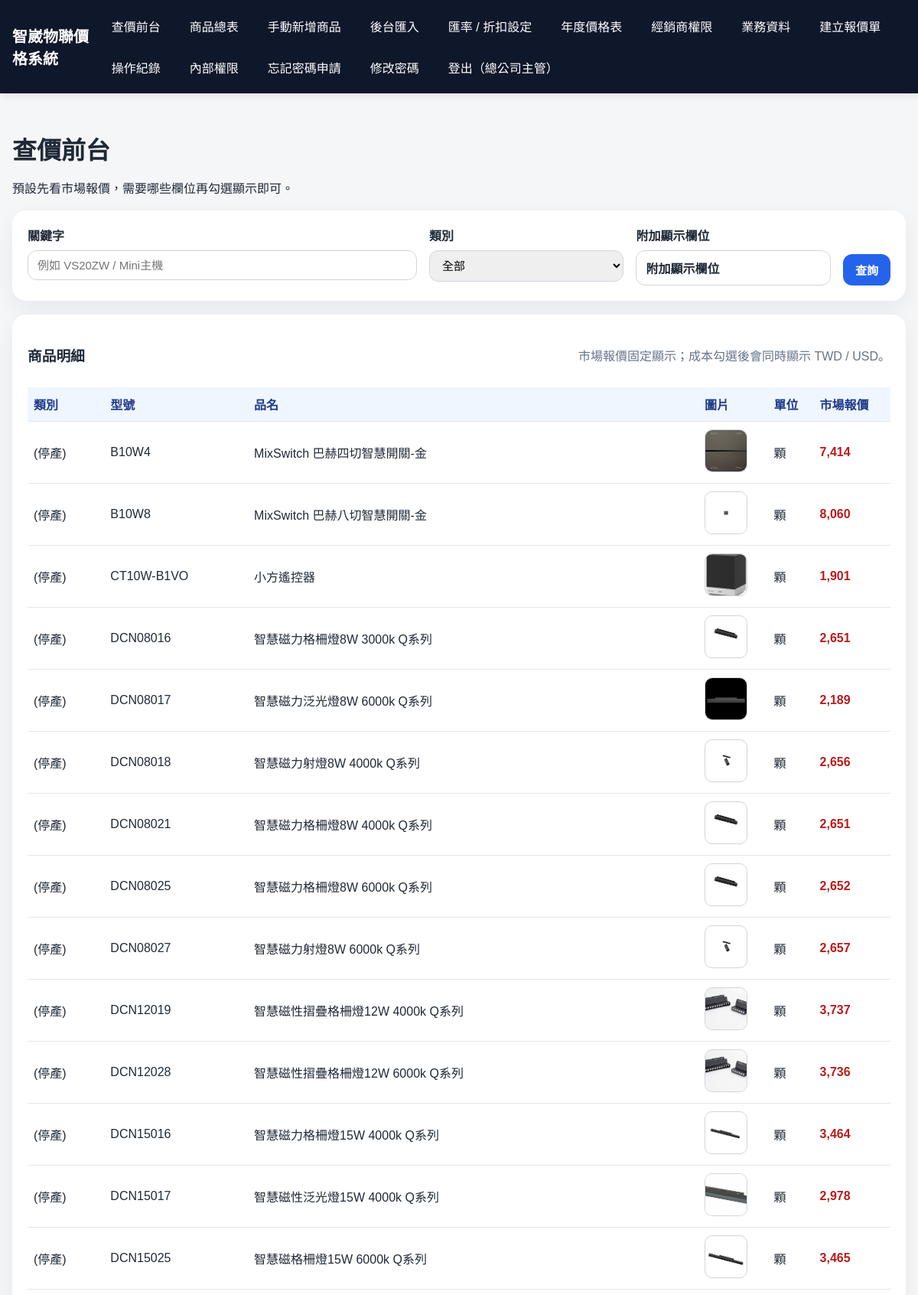
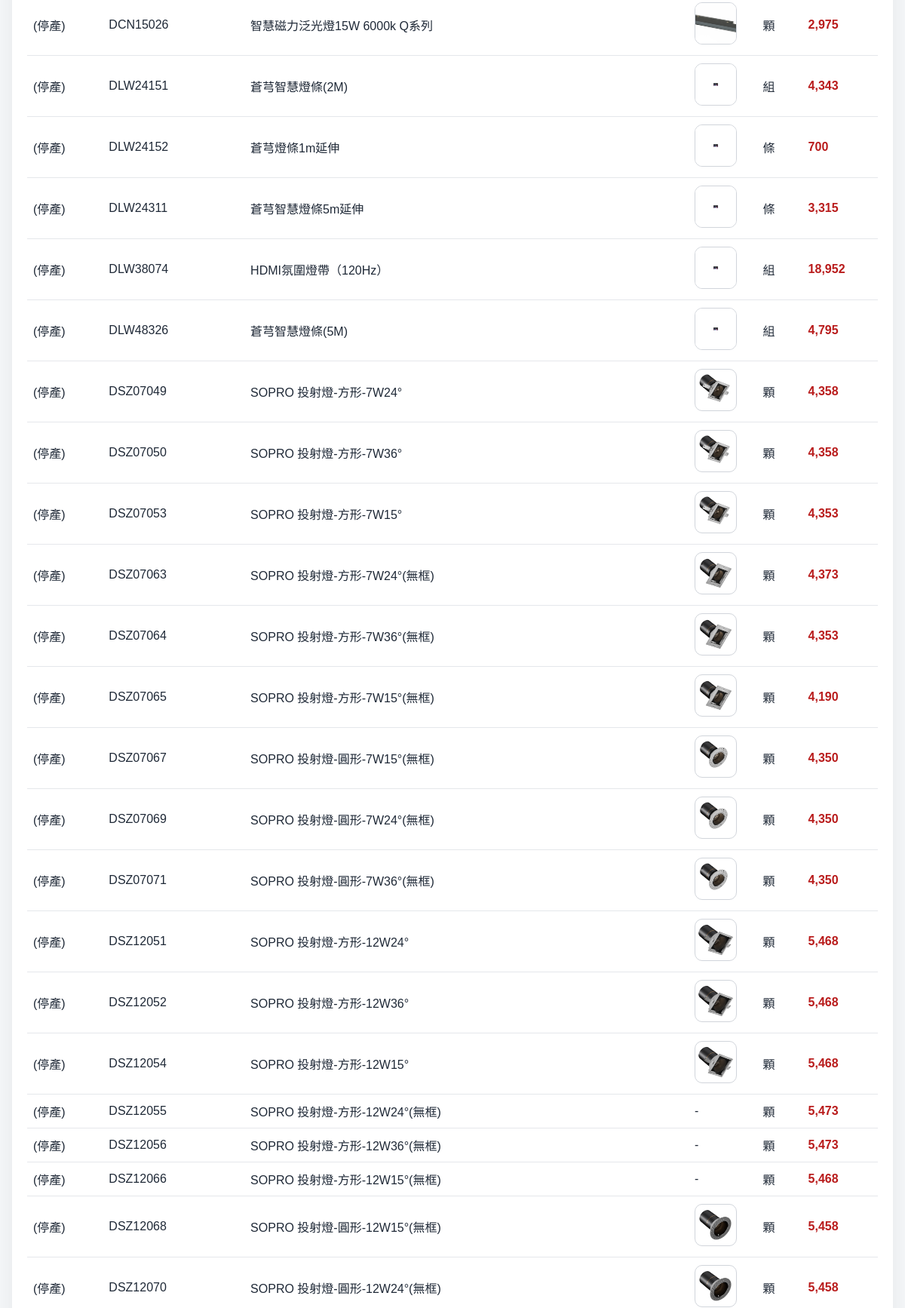
The app's page /internal/home (signed in, upper part) with its own data (2 pictures, top to bottom).
### app/models.py (models this page shows)
class Product(Base):
    __tablename__ = "products"
    id = Column(Integer, primary_key=True, index=True)
    category = Column(String(100), nullable=True)
    model = Column(String(100), unique=True, nullable=False, index=True)
    name = Column(String(255), nullable=False)
    description = Column(Text, nullable=True)
    note = Column(Text, nullable=True)
    image_url = Column(Text, nullable=True)
    image_path = Column(Text, nullable=True)
    unit = Column(String(50), nullable=True)
    status = Column(String(50), nullable=True)
    source_currency = Column(String(10), nullable=False, default="TWD")
    source_cost = Column(Float, nullable=False, default=0.0)
    shipping_usd = Column(Float, nullable=False, default=0.0)
    duty_rate_pct = Column(Float, nullable=False, default=0.0)
    duty_cost_usd = Column(Float, nullable=False, default=0.0)
    duty_cost_twd = Column(Float, nullable=False, default=0.0)
    outsourced_parts_fee_twd = Column(Float, nullable=False, default=0.0)
    final_cost_twd = Column(Float, nullable=False, default=0.0)
    planning_fee_twd = Column(Float, nullable=False, default=0.0)
    setup_fee_twd = Column(Float, nullable=False, default=0.0)
    special_market_price_ratio = Column(Float, nullable=False, default=1.0)
    special_market_min_ratio = Column(Float, nullable=False, default=1.0)
    special_designer_ratio = Column(Float, nullable=False, default=1.0)
    special_dealer_lv1_ratio = Column(Float, nullable=False, default=1.0)
    special_dealer_lv2_ratio = Column(Float, nullable=False, default=1.0)
    special_branch_ratio = Column(Float, nullable=False, default=1.0)
    special_master_ratio = Column(Float, nullable=False, default=1.0)
    market_min_discount_ratio = Column(Float, nullable=False, default=95.0)
    designer_discount_ratio = Column(Float, nullable=False, default=90.0)
    dealer_lv1_discount_ratio = Column(Float, nullable=False, default=85.0)
    dealer_lv2_discount_ratio = Column(Float, nullable=False, default=80.0)
    branch_discount_ratio = Column(Float, nullable=False, default=75.0)
    master_discount_ratio = Column(Float, nullable=False, default=70.0)
    market_price = Column(Float, nullable=False, default=0.0)
    market_min_price = Column(Float, nullable=False, default=0.0)
    designer_price = Column(Float, nullable=False, default=0.0)
    dealer_lv1_price = Column(Float, nullable=False, default=0.0)
    dealer_lv2_price = Column(Float, nullable=False, default=0.0)
    branch_price = Column(Float, nullable=False, default=0.0)
    master_dealer_price = Column(Float, nullable=False, default=0.0)
    created_at = Column(DateTime, default=datetime.utcnow, nullable=False)
    updated_at = Column(DateTime, default=datetime.utcnow, nullable=False)
    quote_items = relationship("QuoteItem", back_populates="product")

### app_flask.py (the view, shortened to what this page needs)
@flask_app.route('/internal/home')
@require_internal_login
def internal_home():
    if not (session.get('internal_role') == 'supervisor' or session.get('internal_auth')):
        return redirect('/quotes/new')
    q = request.args.get('q', '')
    category = request.args.get('category', '')
    level = request.args.get('level', '市場報價')
    selected_extra_cols = request.args.getlist('extra_cols')
    db = db_session()
    try:
        products_query = db.query(models.Product)
        if category:
            products_query = products_query.filter(models.Product.category == category)
        products = products_query.order_by(models.Product.category, models.Product.model).all()
        categories = [x[0] for x in db.query(models.Product.category).distinct().all() if x[0]]
        discount_map = get_price_setting_map(db)
        rates = get_rate_map(db)
        extra_labels = {'cost':'成本','market_min':'市場最低價','designer':'設計師價','dealer_lv1':'一級經銷商','dealer_lv2':'二級經銷商','branch':'分公司','master':'總經銷商','profit':'利潤率'}
        selected_extra_labels = '、'.join([extra_labels[k] for k in selected_extra_cols if k in extra_labels]) if selected_extra_cols else '請勾選要顯示的欄位'
        return render_template(
            'home.html',
            products=products,
            categories=categories,
            selected_category=category,
            keyword=q,
            selected_level=level,
            selected_extra_cols=selected_extra_cols,
            discount_map=discount_map,
            get_price_by_level=get_price_by_level,
            get_profit_rate=get_profit_rate,
            get_image_src=get_image_src,
            price_levels=PRICE_LEVELS,
            extra_choices=[
                {"value": "cost", "label": "成本"},
                {"value": "market_min", "label": "市場最低價"},
                {"value": "designer", "label": "設計師價"},
                {"value": "dealer_lv1", "label": "一級經銷商"},
                {"value": "dealer_lv2", "label": "二級經銷商"},
                {"value": "branch", "label": "分公司"},
                {"value": "master", "label": "總經銷商"},
                {"value": "profit", "label": "利潤率"},
            ],
            profit_level=(
                '市場報價' if not selected_extra_cols else (
                    {"market_min": "市場最低價", "designer": "設計師價", "dealer_lv1": "一級經銷商", "dealer_lv2": "二級經銷商", "branch": "分公司", "master": "總經銷商"}.get(selected_extra_cols[0])
                    if len(selected_extra_cols) == 1 and selected_extra_cols[0] not in ['cost','profit'] else ('市場報價' if selected_extra_cols==['profit'] else None)
                )
            ),
            extra_labels=extra_labels,
            selected_extra_labels=selected_extra_labels,
            usd_rate=rates['USD'],
        )
    finally:
        db.close()

### app/services/excel_importer.py (called while the page is built)
def ensure_default_price_settings(db: Session):
    for level in PRICE_LEVELS:
        row = db.query(models.PriceSetting).filter(models.PriceSetting.level_name == level).first()
        if not row:
            db.add(models.PriceSetting(level_name=level, discount_ratio=DEFAULT_DISCOUNT_RATIOS[level]))
    db.commit()

def get_price_setting_map(db: Session) -> Dict[str, float]:
    ensure_default_price_settings(db)
    rows = db.query(models.PriceSetting).all()
    return {r.level_name: r.discount_ratio for r in rows}

def get_rate_map(db: Session) -> Dict[str, float]:
    rows = db.query(models.ExchangeRate).all()
    data = {r.currency: r.rate_to_twd for r in rows}
    data.setdefault("USD", 32.5)
    data.setdefault("RMB", 4.5)
    data.setdefault("TWD", 1.0)
    return data

### app_flask.py (called while the page is built, shortened)
def is_internal_logged_in():
    return bool(session.get('internal_user_id') or session.get('internal_auth'))

def require_internal_login(view_func):
    @wraps(view_func)
    def wrapper(*args, **kwargs):
        if not is_internal_logged_in():
            return redirect(url_for('internal_login', next=request.path))
        return view_func(*args, **kwargs)
    return wrapper

@flask_app.context_processor
def inject_auth_state():
    db = None
    dealer_name = ''
    dealer_level = ''
    internal_user = current_internal_user(db) if False else None
    return {
        'is_internal_logged_in': is_internal_logged_in(),
        'is_dealer_logged_in': bool(session.get('dealer_id')),
        'dealer_name': dealer_name,
        'dealer_level': dealer_level,
        'internal_username': session.get('internal_username',''),
        'internal_display_name': session.get('internal_display_name',''),
        'internal_role': session.get('internal_role',''),
        'can_manage_all': bool(session.get('internal_role') == 'supervisor' or session.get('internal_auth')),
        'can_quote_only': bool(is_internal_logged_in()),
    }

def db_session():
    return SessionLocal()

def safe_filename(text_value: str) -> str:
    value = (text_value or "").strip()
    value = re.sub(r'[\\/:*?"<>|]+', '_', value)
    return value or "未填"

### app/templates/home.html (shortened to what this page needs)
{% extends "base.html" %}
{% block content %}
<div class="page-header">
    <h1>查價前台</h1>
    <p>預設先看市場報價，需要哪些欄位再勾選顯示即可。</p>
</div>
<form method="get" action="/internal/home" class="card" id="homeFilterForm">
    <div class="grid-home-search">
        <div><label>關鍵字</label><input type="text" name="q" value="{{ keyword }}" placeholder="例如 VS20ZW / Mini主機"></div>
        <div><label>類別</label><select name="category"><option value="">全部</option>{% for c in categories %}<option value="{{ c }}" {% if c==selected_category %}selected{% endif %}>{{ c }}</option>{% endfor %}</select></div>
        <div>
            <label>附加顯示欄位</label>
            <details class="multi-select-box" id="homeExtraDetails">
                <summary id="extraSummary">{{ selected_extra_labels }}</summary>
            </details>
        </div>
        <div class="actions-bottom"><button type="submit">查詢</button></div>
    </div>
</form>
<div class="card">
    <div class="section-inline-head"><h3>商品明細</h3><div class="muted">市場報價固定顯示；成本勾選後會同時顯示 TWD / USD。</div></div>
    <table class="table">
        <thead><tr><th>類別</th><th>型號</th><th>品名</th><th>圖片</th><th>單位</th><th>市場報價</th>
        </tr></thead>
        <tbody>
        {% for p in products %}
        <tr>
            <td>{{ p.category or '' }}</td><td>{{ p.model }}</td><td>{{ p.name }}</td>
            <td>{% if get_image_src(p) %}<img class="thumb hover-zoom" src="{{ get_image_src(p) }}">{% else %}-{% endif %}</td>
            <td>{{ p.unit or '台' }}</td><td class="price">{{ "{:,.0f}".format(p.market_price or 0) }}</td>
        </tr>
        {% endfor %}
        </tbody>
    </table>
</div>
{% endblock %}

### app/templates/base.html (shortened to what this page needs)
<!DOCTYPE html>
<html lang="zh-Hant">
<head>
    <link rel="stylesheet" href="/static/style.css">
</head>
<body>
    <header class="topbar no-print">
        <div class="container topbar-inner">
            <div class="brand">智崴物聯價格系統</div>
            <nav class="nav">
                {% if is_internal_logged_in %}
                    {% if can_manage_all %}<a href="/internal/home">查價前台</a>{% endif %}
                    {% if can_manage_all %}<a href="/products">商品總表</a>{% endif %}
                    {% if can_manage_all %}<a href="/admin/products/new">手動新增商品</a>{% endif %}
                    {% if can_manage_all %}<a href="/admin/import">後台匯入</a>{% endif %}
                    {% if can_manage_all %}<a href="/admin/rates">匯率 / 折扣設定</a>{% endif %}
                    {% if can_manage_all %}<a href="/admin/price-files">年度價格表</a>{% endif %}
                    {% if can_manage_all %}<a href="/admin/dealers">經銷商權限</a>{% endif %}
                    {% if can_manage_all %}<a href="/admin/sales">業務資料</a>{% endif %}
                    <a href="/quotes/new">建立報價單</a>
                    {% if can_manage_all %}<a href="/admin/logs">操作紀錄</a>{% endif %}
                    {% if can_manage_all %}<a href="/admin/internal-users">內部權限</a>{% endif %}
                    {% if can_manage_all %}<a href="/admin/reset-requests">忘記密碼申請</a>{% endif %}
                    <a href="/admin/password">修改密碼</a>
                    <a href="/logout">登出{% if internal_display_name %}（{{ internal_display_name }}）{% endif %}</a>
                {% elif is_dealer_logged_in %}
                    <a href="/dealer/products">經銷商價格表</a>
                    <a href="/dealer/export">匯出檔案</a>
                    <a href="/quotes/new">建立報價單</a>
                    <a href="/dealer/password">修改密碼</a>
                    <a href="/dealer/logout">登出（{{ dealer_name }}）</a>
                {% else %}
                    <a href="/">入口</a>
                    <a href="/login">內部登入</a>
                    <a href="/dealer/login">經銷商登入</a>
                {% endif %}
            </nav>
        </div>
    </header>
    <main class="container page">
        {% block content %}{% endblock %}
    </main>
</body>
</html>

### app/static/style.css (style rules this page uses)
* { box-sizing: border-box; }
body { margin: 0; font-family: "Microsoft JhengHei", "PingFang TC", Arial, sans-serif; background: #f4f6f8; color: #1f2937; }
.container { width: min(1680px, calc(100% - 32px)); margin: 0 auto; }
.topbar { background: #0f172a; color: white; padding: 14px 0; box-shadow: 0 2px 10px rgba(0,0,0,0.1); }
.topbar-inner { display: flex; align-items: center; justify-content: space-between; gap: 16px; }
.brand { font-size: 20px; font-weight: 700; }
.nav { display: flex; gap: 14px; flex-wrap: wrap; }
.nav a { color: white; text-decoration: none; padding: 8px 12px; border-radius: 10px; }
.page { padding: 28px 0 60px; }
.page-header { margin-bottom: 18px; }
.page-header h1 { margin-bottom: 6px; }
.card { background: white; border-radius: 18px; padding: 20px; margin-bottom: 18px; box-shadow: 0 10px 28px rgba(15, 23, 42, 0.06); overflow-x:auto; }
label { display: block; font-weight: 700; margin-bottom: 8px; }
input, select, textarea, button { width: 100%; padding: 10px 12px; border-radius: 12px; border: 1px solid #d1d5db; font-size: 15px; }
button, .button-link { background: #2563eb; color: white; border: none; cursor: pointer; text-decoration: none; text-align: center; display: inline-block; width: auto; padding: 10px 16px; border-radius: 12px; font-weight: 700; }
.actions-bottom { display: flex; align-items: end; }
.table { width: 100%; border-collapse: collapse; overflow: hidden; min-width: 1100px; }
.table th, .table td { border-bottom: 1px solid #e5e7eb; padding: 10px 8px; text-align: left; vertical-align: middle; }
.table th { background: #eff6ff; color: #1e3a8a; font-weight: 700; }
.table .price { color: #b91c1c; font-weight: 700; }
.thumb { width: 56px; height: 56px; object-fit: cover; border-radius: 10px; border: 1px solid #d1d5db; background:#fff; }
.section-inline-head { display:flex; justify-content:space-between; gap:12px; align-items:center; margin-bottom:10px; }
.muted { color:#64748b; }
.grid-home-search { display:grid; grid-template-columns: 2fr 1fr 1fr auto; gap:16px; }
.multi-select-box { border:1px solid #d1d5db; border-radius:12px; background:#fff; padding:10px 12px; }
.multi-select-box summary { cursor:pointer; font-weight:600; }
.hover-zoom { transition:transform .18s ease, box-shadow .18s ease; cursor:zoom-in; }
.multi-select-box summary { list-style:none; }

### records on screen
Product: category "(停產)", model "B10W4", name "MixSwitch 巴赫四切智慧開關-金", image_path+image_url+model (picture), unit "顆", market_price "7,414"
Product: category "(停產)", model "B10W8", name "MixSwitch 巴赫八切智慧開關-金", image_path+image_url+model (picture), unit "顆", market_price "8,060"
Product: category "(停產)", model "CT10W-B1VO", name "小方遙控器", image_path+image_url+model (picture), unit "顆", market_price "1,901"
Product: category "(停產)", model "DCN08016", name "智慧磁力格柵燈8W 3000k Q系列", image_path+image_url+model (picture), unit "顆", market_price "2,651"
Product: category "(停產)", model "DCN08017", name "智慧磁力泛光燈8W 6000k Q系列", image_path+image_url+model (picture), unit "顆", market_price "2,189"
Product: category "(停產)", model "DCN08018", name "智慧磁力射燈8W 4000k Q系列", image_path+image_url+model (picture), unit "顆", market_price "2,656"
Product: category "(停產)", model "DCN08021", name "智慧磁力格柵燈8W 4000k Q系列", image_path+image_url+model (picture), unit "顆", market_price "2,651"
Product: category "(停產)", model "DCN08025", name "智慧磁力格柵燈8W 6000k Q系列", image_path+image_url+model (picture), unit "顆", market_price "2,652"
Product: category "(停產)", model "DCN08027", name "智慧磁力射燈8W 6000k Q系列", image_path+image_url+model (picture), unit "顆", market_price "2,657"
Product: category "(停產)", model "DCN12019", name "智慧磁性摺疊格柵燈12W 4000k Q系列", image_path+image_url+model (picture), unit "顆", market_price "3,737"
Product: category "(停產)", model "DCN12028", name "智慧磁性摺疊格柵燈12W 6000k Q系列", image_path+image_url+model (picture), unit "顆", market_price "3,736"
Product: category "(停產)", model "DCN15016", name "智慧磁力格柵燈15W 4000k Q系列", image_path+image_url+model (picture), unit "顆", market_price "3,464"
Product: category "(停產)", model "DCN15017", name "智慧磁性泛光燈15W 4000k Q系列", image_path+image_url+model (picture), unit "顆", market_price "2,978"
Product: category "(停產)", model "DCN15025", name "智慧磁格柵燈15W 6000k Q系列", image_path+image_url+model (picture), unit "顆", market_price "3,465"
Product: category "(停產)", model "DCN15026", name "智慧磁力泛光燈15W 6000k Q系列", image_path+image_url+model (picture), unit "顆", market_price "2,975"
Product: category "(停產)", model "DLW24151", name "蒼芎智慧燈條(2M)", image_path+image_url+model (picture), unit "組", market_price "4,343"
Product: category "(停產)", model "DLW24152", name "蒼芎燈條1m延伸", image_path+image_url+model (picture), unit "條", market_price "700"
Product: category "(停產)", model "DLW24311", name "蒼芎智慧燈條5m延伸", image_path+image_url+model (picture), unit "條", market_price "3,315"
Product: category "(停產)", model "DLW38074", name "HDMI氛圍燈帶（120Hz）", image_path+image_url+model (picture), unit "組", market_price "18,952"
Product: category "(停產)", model "DLW48326", name "蒼芎智慧燈條(5M)", image_path+image_url+model (picture), unit "組", market_price "4,795"
Product: category "(停產)", model "DSZ07049", name "SOPRO 投射燈-方形-7W24°", image_path+image_url+model (picture), unit "顆", market_price "4,358"
Product: category "(停產)", model "DSZ07050", name "SOPRO 投射燈-方形-7W36°", image_path+image_url+model (picture), unit "顆", market_price "4,358"
Product: category "(停產)", model "DSZ07053", name "SOPRO 投射燈-方形-7W15°", image_path+image_url+model (picture), unit "顆", market_price "4,353"
Product: category "(停產)", model "DSZ07063", name "SOPRO 投射燈-方形-7W24°(無框)", image_path+image_url+model (picture), unit "顆", market_price "4,373"
Product: category "(停產)", model "DSZ07064", name "SOPRO 投射燈-方形-7W36°(無框)", image_path+image_url+model (picture), unit "顆", market_price "4,353"
Product: category "(停產)", model "DSZ07065", name "SOPRO 投射燈-方形-7W15°(無框)", image_path+image_url+model (picture), unit "顆", market_price "4,190"
Product: category "(停產)", model "DSZ07067", name "SOPRO 投射燈-圓形-7W15°(無框)", image_path+image_url+model (picture), unit "顆", market_price "4,350"
Product: category "(停產)", model "DSZ07069", name "SOPRO 投射燈-圓形-7W24°(無框)", image_path+image_url+model (picture), unit "顆", market_price "4,350"
Product: category "(停產)", model "DSZ07071", name "SOPRO 投射燈-圓形-7W36°(無框)", image_path+image_url+model (picture), unit "顆", market_price "4,350"
Product: category "(停產)", model "DSZ12051", name "SOPRO 投射燈-方形-12W24°", image_path+image_url+model (picture), unit "顆", market_price "5,468"
Product: category "(停產)", model "DSZ12052", name "SOPRO 投射燈-方形-12W36°", image_path+image_url+model (picture), unit "顆", market_price "5,468"
Product: category "(停產)", model "DSZ12054", name "SOPRO 投射燈-方形-12W15°", image_path+image_url+model (picture), unit "顆", market_price "5,468"
Product: category "(停產)", model "DSZ12055", name "SOPRO 投射燈-方形-12W24°(無框)", unit "顆", market_price "5,473"
Product: category "(停產)", model "DSZ12056", name "SOPRO 投射燈-方形-12W36°(無框)", unit "顆", market_price "5,473"
Product: category "(停產)", model "DSZ12066", name "SOPRO 投射燈-方形-12W15°(無框)", unit "顆", market_price "5,468"
Product: category "(停產)", model "DSZ12068", name "SOPRO 投射燈-圓形-12W15°(無框)", image_path+image_url+model (picture), unit "顆", market_price "5,458"
Product: category "(停產)", model "DSZ12070", name "SOPRO 投射燈-圓形-12W24°(無框)", image_path+image_url+model (picture), unit "顆", market_price "5,458"

### other values on screen
{{ internal_display_name }} "總公司主管"
